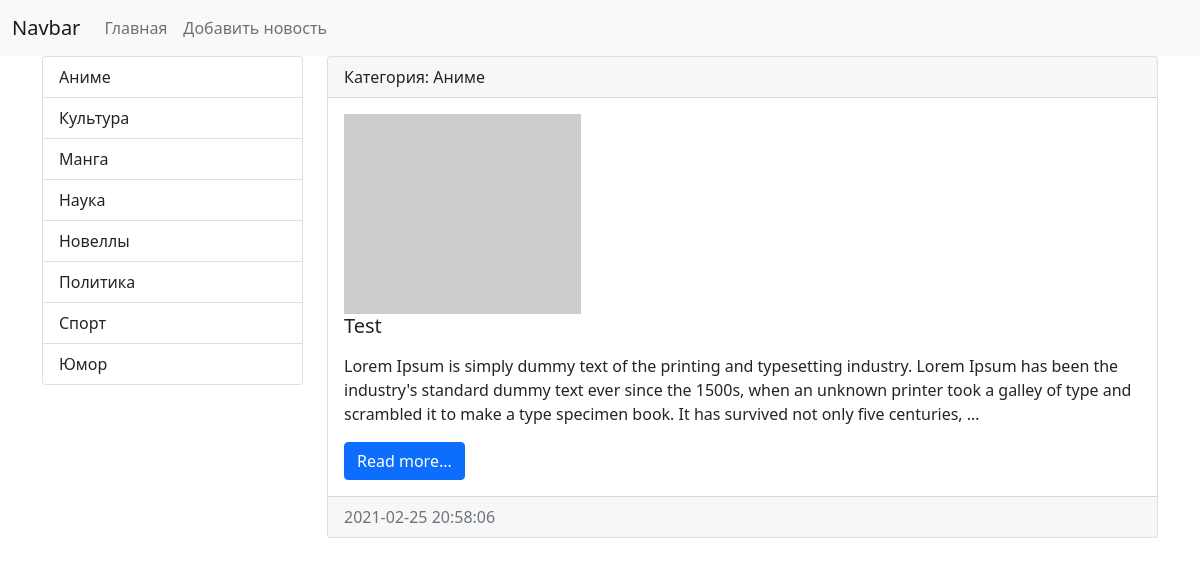
The page /news/category/5 on the database its author committed.
### news/models.py (models this page shows, shortened)
class Category(models.Model):
    title = models.CharField(max_length=150, db_index=True, verbose_name='Наименование категории')
    def __str__(self):
        return self.title
    class Meta:
        verbose_name='Категория'
        verbose_name_plural='Категории'
        ordering=['title']

class News(models.Model):
    title = models.CharField(max_length=150, verbose_name='Наименование')
    content = models.TextField(blank=True, verbose_name='Контент')
    created_at = models.DateTimeField(auto_now_add=True, verbose_name='Дата публикации')
    update_at = models.DateTimeField(auto_now=True, verbose_name='Дата обновления')
    photo = models.ImageField(upload_to='photo/%Y/%m/%d', verbose_name='Фото', blank=True)
    is_published = models.BooleanField(default=True,verbose_name='Опубликовано')
    category = models.ForeignKey('Category', on_delete=models.PROTECT, null=True, verbose_name='Категория')
    class Meta:
        verbose_name = 'Новость'
        verbose_name_plural = 'Новости'
        ordering = ['-created_at']

### news/views.py (the view)
# urls.py: path('category/<int:category_id>', get_category, name='category')
def get_category(request, category_id):
    news = News.objects.filter(category_id=category_id)
    categories=Category.objects.all()
    category = Category.objects.get(pk=category_id)
    return render(request, 'news/category.html', {'news':news, 'categories':categories, 'category':category})

### news/templates/news/category.html (shortened to what this page needs)
<!doctype html>
<html lang="en">
<head>
    <link href="https://cdn.jsdelivr.net/npm/bootstrap@5.0.0-beta2/dist/css/bootstrap.min.css" rel="stylesheet"
>
</head>
<body>
<nav class="navbar navbar-expand-lg navbar-light bg-light">
    <div class="container-fluid">
        <a class="navbar-brand" href="{% url 'home' %}">Navbar</a>
        <div class="collapse navbar-collapse" id="navbarSupportedContent">
            <ul class="navbar-nav me-auto mb-2 mb-lg-0">
                <li class="nav-item"><a class="nav-link" href="{% url 'home' %}">Главная</a></li>
                <li class="nav-item"><a class="nav-link" href="{% url 'home' %}">Добавить новость</a></li>
            </ul>
        </div>
    </div>
</nav>
<div class="container mb-3">
    <div class="row">
        <div class="col-md-3">
            <div class="list-group">
                {% for item in categories %}
                <a href="{% url 'category' item.pk %}" class="list-group-item list-group-item-action">{{ item.title }}</a>
                {% endfor %}
            </div>
        </div>
        <div class="col-md-9">
            {% for item in news %}
            <div class="card mb-3">
                <div class="card-header">
                    Категория: {{ item.category }}
                </div>
                <div class="card-body">
                    <div class="media">
                        {% if item.photo %}
                        <img src="{{ item.photo.url }}" alt="" width="350" class="mr-3">
                        {% else %}
                        <img src="https://picsum.photos/id/237/200/300" alt="" class="mr-3">
                        {% endif %}
                    </div>
                    <div class="media-body">
                        <h5 class="card-title">{{item.title}}</h5>
                        <p class="card-text">{{item.content|safe|linebreaks|truncatewords:50}}</p>
                        <a href="#" class="btn btn-primary">Read more...</a>
                    </div>
                </div>
                <div class="card-footer text-muted">
                    {{item.created_at|date:"Y-m-d H:i:s"}}
                </div>
            </div>
            {% endfor %}
        </div>
    </div>
</div>
</body>
</html>

### rows shown on the page
Category: title "Аниме"
Category: title "Культура"
Category: title "Манга"
Category: title "Наука"
Category: title "Новеллы"
Category: title "Политика"
Category: title "Спорт"
Category: title "Юмор"
News: category "Аниме", title "Test", content "Lorem Ipsum is simply dummy text of the printing and typesetting industry. Lorem Ipsum has been the industry's standard dummy text ever since the 1500s, when an unknown printer took a galley of type and scrambled it to make a type specimen book. It has survived not only five centuries, …", created_at "2021-02-25 20:58:06"
